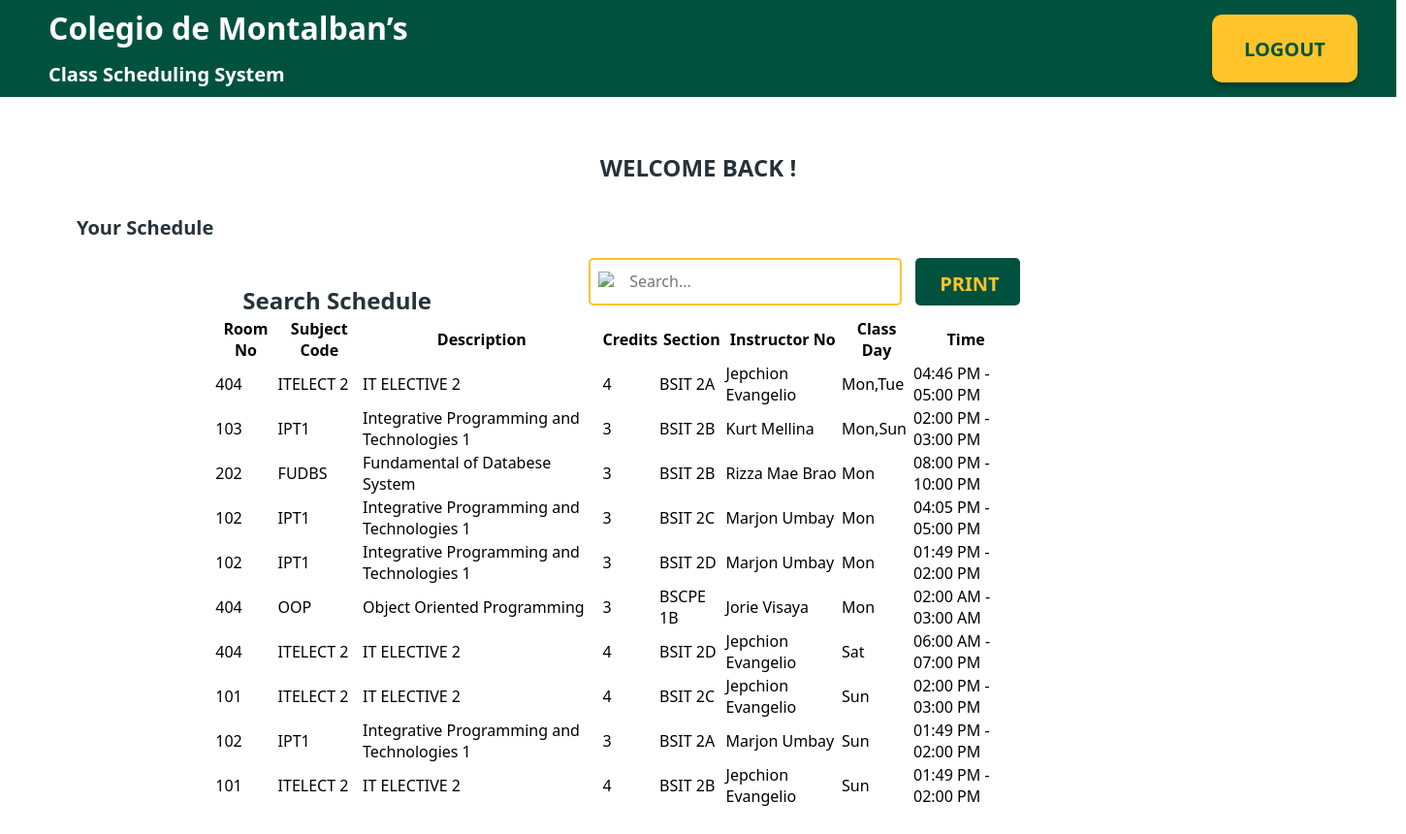
The app's page /Website/views/Student_Dashboard.php with its own data.
### tables this page shows
CREATE TABLE `tbl_schedules` (
  `ID` int(11) NOT NULL,
  `room_no` varchar(50) DEFAULT NULL,
  `course_code` varchar(50) DEFAULT NULL,
  `instructor_no` varchar(50) DEFAULT NULL,
  `section` varchar(50) DEFAULT NULL,
  `class_day` set('Mon','Tue','Wed','Thu','Fri','Sat','Sun') DEFAULT NULL,
  `start_time` time DEFAULT NULL,
  `end_time` time DEFAULT NULL
);

CREATE TABLE `tbl_courses` (
  `ID` int(11) NOT NULL,
  `course_code` varchar(50) DEFAULT NULL,
  `description` varchar(50) DEFAULT NULL,
  `credits` int(11) DEFAULT NULL,
  `program_code` varchar(50) DEFAULT NULL,
  `yrLevel` enum('1','2','3','4','5','6','7') DEFAULT NULL,
  `TypeOfRoom` enum('Regular','Laboratory','Court') DEFAULT NULL
);

### Website/models/UserModel.php (called while the page is built, shortened)
<?php
class StudentModel {
    public function GetAllSchedule(){
        $db = new Database();
        $conn = $db->getConnection();
        $query = "SELECT s.room_no, s.course_code, c.description AS Description, c.credits AS Credits, CONCAT(i.firstname, ' ', i.lastname) AS Instructor, s.section, s.class_day, CONCAT(TIME_FORMAT(s.start_time, '%h:%i %p'), ' - ', TIME_FORMAT(s.end_time, '%h:%i %p')) AS Time FROM tbl_schedules s LEFT JOIN tbl_instructors i ON s.instructor_no = i.instructor_no LEFT JOIN tbl_courses c ON s.course_code = c.course_code ORDER BY FIELD(s.class_day, 'Mon', 'Tue', 'Wed', 'Thu', 'Fri', 'Sat', 'Sun'), s.start_time DESC";
        $stmt = $conn->prepare($query);
        $stmt->execute();
        $result = $stmt->fetchAll(PDO::FETCH_ASSOC);
        return $result;
    }
}
?>

### Website/controllers/dashboard.php (called while the page is built, shortened)
<?php
$studentModel = new StudentModel();
$schedules = $studentModel->GetAllSchedule();

### Website/views/Student_Dashboard.php (the view, shortened to what this page needs)
<?php
    require '../models/UserModel.php';
    require '../controllers/dashboard.php';
?>
<!DOCTYPE html>
<html lang="en">
<head>
    <link rel="stylesheet" href="../public/styles/Instructor_Dashboard.css">
    <link rel="stylesheet" href="../public/styles/Dashboard.css">
</head>
<body>
    <?php
        require './components/UpperBar.php'
    ?>
    <h2 class="User-Name" style="color: #263339;">WELCOME BACK <?php  echo strtoupper($lastName) ?>!</h2>
    <div class="Body-Content">
    <div  class="Schedule-Setup" >
    <h1 style="font-size: 20px; font-weight: bold; color: #263339;" >Your Schedule</h1>
    </div>
<div class="Right-Content">
   <div class="Container-Class">
    <div class="SearchSchedule"><h2>Search Schedule</h2></div>
        <div class="search-container">
            <div class="search-input-container">
                <img src="../public/images/search-icon.png" alt="Search" class="search-icon">
                <input type="text" class="search-input" placeholder="Search...">
            </div>
            <button class="Print-Btn">PRINT</button>
        </div>
    </div>
    <div class="Table-Container" style="max-width: 832px; overflow-x: auto; max-height: 682px; overflow-y: auto;">
    <table>
        <tr>
            <th>Room No</th>
            <th>Subject Code</th>
            <th>Description</th>
            <th>Credits</th>
            <th>Section</th>
            <th>Instructor No</th>
            <th>Class Day</th>
            <th>Time</th>
        </tr>
        <?php foreach($schedules as $schedule): ?>
            <tr>
                <td><?php echo $schedule['room_no']; ?></td>
                <td><?php echo $schedule['course_code']; ?></td>
                <td><?php echo $schedule['Description']; ?></td>
                <td><?php echo $schedule['Credits']; ?></td>
                <td><?php echo $schedule['section']; ?></td>
                <td><?php echo $schedule['Instructor']; ?></td>
                <td><?php echo $schedule['class_day']; ?></td>
                <td><?php echo $schedule['Time']; ?></td>
            </tr>
        <?php endforeach ?>
    </table>
</div>
</div>
</div>
</body>
</html>

### Website/views/components/UpperBar.php (shortened to what this page needs)
<div class="Upper-Bar">
    <div class="Left-Side">
        <h2 style="font-size: 32px;">Colegio de Montalban’s <br><span style="font-size: 20px;">Class Scheduling System</span></h2>
    </div>
    <div class="Right-Side">
        <form method="post">
            <button type="submit" class="Logout-Button" name="logout">LOGOUT</button>
        </form>
    </div>
</div>

### Website/public/styles/Instructor_Dashboard.css (style rules this page uses)
* { margin: 0; padding: 0; box-sizing: border-box; font-family: system-ui, -apple-system, BlinkMacSystemFont, 'Segoe UI', Roboto, Oxygen, Ubuntu, Cantarell, 'Open Sans', 'Helvetica Neue', sans-serif; }
body { height: 1024px; width: 1440px; }
.Upper-Bar { height: 100px; width: 100%; background-color: #00523F; display: flex; justify-content: space-between; padding: 15px 40px; align-items: center; box-sizing: border-box; }
.Right-Side { display: flex; gap: 10px; align-items: center; }
.Left-Side { display: flex; gap: 10px; color: #FFFFFF; }
.Logout-Button { height: 70px; width: 150px; background-color: #FFC42A; box-shadow: 0 5px 5px 0 rgba(0, 0, 0, 0.25); border: none; border-radius: 10px; color: #00523F; font-size: 20px; font-weight: bold; font-family: system-ui, -apple-system, BlinkMacSystemFont, 'Segoe UI', Roboto, Oxygen, Ubuntu, Cantarell, 'Open Sans', 'Helvetica Neue', sans-serif; cursor: pointer; }

### Website/public/styles/Dashboard.css (style rules this page uses)
.User-Name { text-align: center; margin-top: calc(100px - 44px); }
.Schedule-Setup { margin-left: 79px; margin-top: 32px; }
.Schedule-Setup h1 { font-size: 20px; font-weight: bold; margin-bottom: 10px; }
.search-container { display: flex; align-items: center; gap: 14px; margin-left: auto; }
.Container-Class { display: flex; }
.SearchSchedule { margin-left: 30px; margin-top: 39px; color: #263339; }
.search-input-container { position: relative; }
.search-input { width: 323px; height: 49px; padding: 14px 21px; padding-left: 40px; border: 2px solid #FFC42A; border-radius: 5px; font-size: 16px; outline: none; }
.search-icon { position: absolute; top: 50%; left: 10px; transform: translateY(-50%); width: 20px; height: 20px; }
.Print-Btn { height: 49px; width: 108px; border: none; border-radius: 5px; background-color: #00523F; color: #FFC42A; box-shadow: 4px 4px 4% rgba(0, 0, 0, 0.25); font-size: 20px; font-weight: bold; padding: 13px 25px; }
.Body-Content { width: 100%; display: flex; align-items: flex-start; }
.Body-Content .Right-Content { flex-direction: column; gap: 0px; margin-top: 65px; }

### records on screen
tbl_schedules: room_no "404", course_code "ITELECT 2", tbl_courses.description "IT ELECTIVE 2", tbl_courses.credits "4", section "BSIT 2A", Instructor "Jepchion Evangelio", class_day "Mon,Tue", Time "04:46 PM - 05:00 PM"
tbl_schedules: room_no "103", course_code "IPT1", tbl_courses.description "Integrative Programming and Technologies 1", tbl_courses.credits "3", section "BSIT 2B", Instructor "Kurt Mellina", class_day "Mon,Sun", Time "02:00 PM - 03:00 PM"
tbl_schedules: room_no "202", course_code "FUDBS", tbl_courses.description "Fundamental of Databese System", tbl_courses.credits "3", section "BSIT 2B", Instructor "Rizza Mae Brao", class_day "Mon", Time "08:00 PM - 10:00 PM"
tbl_schedules: room_no "102", course_code "IPT1", tbl_courses.description "Integrative Programming and Technologies 1", tbl_courses.credits "3", section "BSIT 2C", Instructor "Marjon Umbay", class_day "Mon", Time "04:05 PM - 05:00 PM"
tbl_schedules: room_no "102", course_code "IPT1", tbl_courses.description "Integrative Programming and Technologies 1", tbl_courses.credits "3", section "BSIT 2D", Instructor "Marjon Umbay", class_day "Mon", Time "01:49 PM - 02:00 PM"
tbl_schedules: room_no "404", course_code "OOP", tbl_courses.description "Object Oriented Programming", tbl_courses.credits "3", section "BSCPE 1B", Instructor "Jorie Visaya", class_day "Mon", Time "02:00 AM - 03:00 AM"
tbl_schedules: room_no "404", course_code "ITELECT 2", tbl_courses.description "IT ELECTIVE 2", tbl_courses.credits "4", section "BSIT 2D", Instructor "Jepchion Evangelio", class_day "Sat", Time "06:00 AM - 07:00 PM"
tbl_schedules: room_no "101", course_code "ITELECT 2", tbl_courses.description "IT ELECTIVE 2", tbl_courses.credits "4", section "BSIT 2C", Instructor "Jepchion Evangelio", class_day "Sun", Time "02:00 PM - 03:00 PM"
tbl_schedules: room_no "102", course_code "IPT1", tbl_courses.description "Integrative Programming and Technologies 1", tbl_courses.credits "3", section "BSIT 2A", Instructor "Marjon Umbay", class_day "Sun", Time "01:49 PM - 02:00 PM"
tbl_schedules: room_no "101", course_code "ITELECT 2", tbl_courses.description "IT ELECTIVE 2", tbl_courses.credits "4", section "BSIT 2B", Instructor "Jepchion Evangelio", class_day "Sun", Time "01:49 PM - 02:00 PM"
